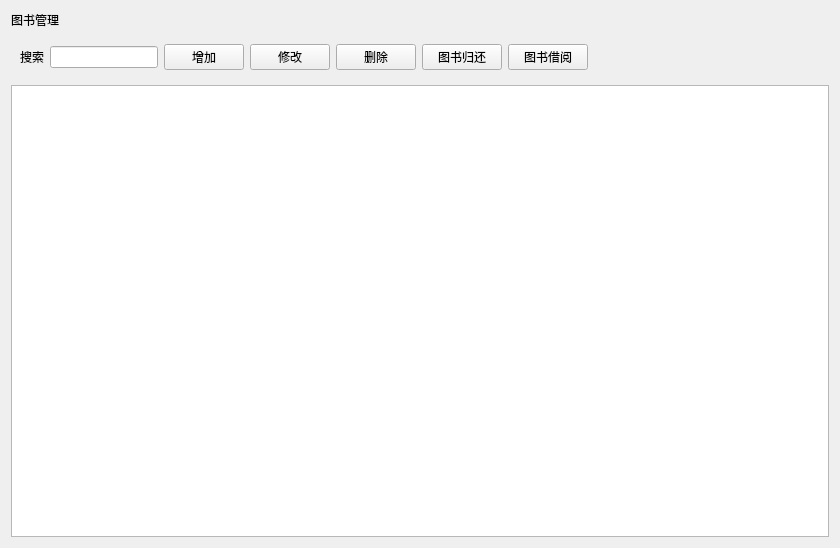
<?xml version="1.0" encoding="UTF-8"?>
<ui version="4.0">
 <class>Cell_BookManger</class>
 <widget class="QWidget" name="Cell_BookManger">
  <property name="geometry">
   <rect>
    <x>0</x>
    <y>0</y>
    <width>840</width>
    <height>548</height>
   </rect>
  </property>
  <property name="windowTitle">
   <string>Form</string>
  </property>
  <layout class="QGridLayout" name="gridLayout_3">
   <item row="0" column="0">
    <widget class="QLabel" name="label_2">
     <property name="text">
      <string>图书管理</string>
     </property>
     <property name="alignment">
      <set>Qt::AlignLeading|Qt::AlignLeft|Qt::AlignVCenter</set>
     </property>
     <property name="name" stdset="0">
      <string>title</string>
     </property>
    </widget>
   </item>
   <item row="1" column="0">
    <widget class="QWidget" name="widget" native="true">
     <layout class="QGridLayout" name="gridLayout_2">
      <item row="0" column="2">
       <spacer name="horizontalSpacer">
        <property name="orientation">
         <enum>Qt::Horizontal</enum>
        </property>
        <property name="sizeHint" stdset="0">
         <size>
          <width>40</width>
          <height>20</height>
         </size>
        </property>
       </spacer>
      </item>
      <item row="0" column="0">
       <layout class="QGridLayout" name="gridLayout">
        <item row="0" column="1">
         <widget class="QLineEdit" name="le_search">
          <property name="name" stdset="0">
           <string>le</string>
          </property>
         </widget>
        </item>
        <item row="0" column="0">
         <widget class="QLabel" name="label">
          <property name="text">
           <string>搜索</string>
          </property>
          <property name="alignment">
           <set>Qt::AlignRight|Qt::AlignTrailing|Qt::AlignVCenter</set>
          </property>
          <property name="name" stdset="0">
           <string>lb</string>
          </property>
         </widget>
        </item>
        <item row="0" column="5">
         <widget class="QPushButton" name="btn_return">
          <property name="text">
           <string>图书归还</string>
          </property>
          <property name="name" stdset="0">
           <string>btn</string>
          </property>
         </widget>
        </item>
        <item row="0" column="2">
         <widget class="QPushButton" name="btn_add">
          <property name="text">
           <string>增加</string>
          </property>
          <property name="name" stdset="0">
           <string>btn</string>
          </property>
         </widget>
        </item>
        <item row="0" column="4">
         <widget class="QPushButton" name="btn_del">
          <property name="text">
           <string>删除</string>
          </property>
          <property name="name" stdset="0">
           <string>btn</string>
          </property>
         </widget>
        </item>
        <item row="0" column="3">
         <widget class="QPushButton" name="btn_mod">
          <property name="text">
           <string>修改</string>
          </property>
          <property name="name" stdset="0">
           <string>btn</string>
          </property>
         </widget>
        </item>
        <item row="0" column="6">
         <widget class="QPushButton" name="btn_borrow">
          <property name="text">
           <string>图书借阅</string>
          </property>
          <property name="name" stdset="0">
           <string>btn</string>
          </property>
         </widget>
        </item>
       </layout>
      </item>
     </layout>
    </widget>
   </item>
   <item row="2" column="0">
    <widget class="QTableView" name="tableView">
     <property name="name" stdset="0">
      <string>tv</string>
     </property>
    </widget>
   </item>
  </layout>
 </widget>
 <resources/>
 <connections/>
</ui>
